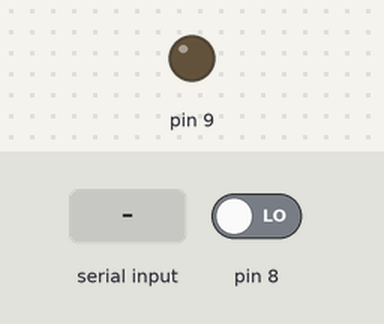
Bench run of a sketch on a simulated Arduino Uno, built with avr-gcc and run on an emulated ATmega328P. Shown: output pins drawn as LEDs (lit = HIGH). The test bench sets the inputs (shaded band); at power-on: pin 8 LOW. What the sketch prints to the serial monitor is not drawn.

Above: at 1.2 s.
1.3 s: "dist\n" received over Serial
At 1.8 s:
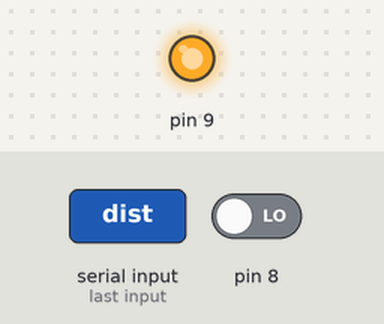
2.8 s: "1\n" received over Serial
Timing chart, 0 to 5.8 s (numbered marks = the images above; inputs shaded):
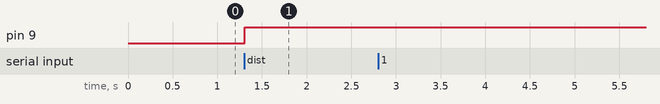

The sketch:

test.ino
```cpp
#include <avr/interrupt.h>
#include <avr/sleep.h>
long distancia;
long tiempo;
void wakeUpNow(){
  sleep_disable();

}

void sleepNow(){
  sleep_mode();
}

void setup(){
  Serial.begin(9600);
  pinMode(9, OUTPUT); /*activación del pin 9 como salida: para el pulso ultrasónico*/
  pinMode(8, INPUT);

}

void loop(){

}
void getDistance(){
    digitalWrite(9,LOW); /* Por cuestión de estabilización del sensor*/
    delayMicroseconds(5);
    digitalWrite(9, HIGH); /* envío del pulso ultrasónico*/
    delayMicroseconds(10);
    tiempo=pulseIn(8, HIGH); /* Función para medir la longitud del pulso entrante. Mide el tiempo que transcurrido entre el envío
    del pulso ultrasónico y cuando el sensor recibe el rebote, es decir: desde que el pin 12 empieza a recibir el rebote, HIGH, hasta que
    deja de hacerlo, LOW, la longitud del pulso entrante*/
    distancia= int(0.017*tiempo); /*fórmula para calcular la distancia obteniendo un valor entero*/
    /*Monitorización en centímetros por el monitor serial*/
    Serial.println(distancia);
}
void serialEvent() {
  while (Serial.available()) {
    String str = Serial.readStringUntil('\n');
    if ( str.equals("dist") ){
      getDistance();
    }else {
      Serial.println("Not implemented yet.");
    }
  }
}
```

Measured:
- after the input at 1.3 s, pin 9: LOW → HIGH at once
- after the input at 2.8 s, every drawn part: stays the same
